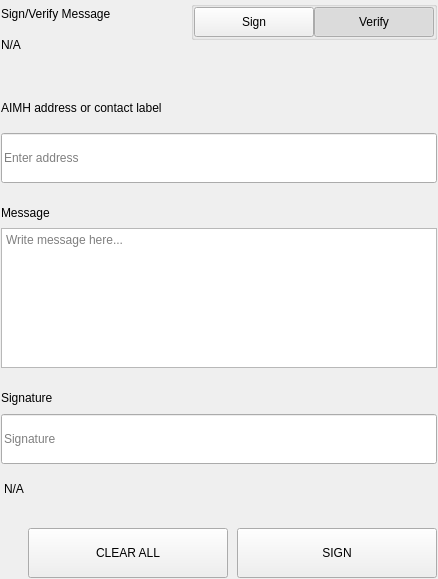
<?xml version="1.0" encoding="UTF-8"?>
<ui version="4.0">
 <class>SettingsSignMessageWidgets</class>
 <widget class="QWidget" name="SettingsSignMessageWidgets">
  <property name="geometry">
   <rect>
    <x>0</x>
    <y>0</y>
    <width>438</width>
    <height>579</height>
   </rect>
  </property>
  <property name="windowTitle">
   <string>Form</string>
  </property>
  <layout class="QVBoxLayout" name="verticalLayout">
   <property name="spacing">
    <number>0</number>
   </property>
   <property name="leftMargin">
    <number>0</number>
   </property>
   <property name="topMargin">
    <number>0</number>
   </property>
   <property name="rightMargin">
    <number>0</number>
   </property>
   <property name="bottomMargin">
    <number>0</number>
   </property>
   <item>
    <widget class="QWidget" name="left" native="true">
     <layout class="QVBoxLayout" name="verticalLayout_3">
      <property name="leftMargin">
       <number>0</number>
      </property>
      <property name="topMargin">
       <number>0</number>
      </property>
      <property name="rightMargin">
       <number>0</number>
      </property>
      <property name="bottomMargin">
       <number>0</number>
      </property>
      <item>
       <widget class="QWidget" name="container_sign" native="true">
        <layout class="QVBoxLayout" name="verticalLayout_2">
         <property name="spacing">
          <number>0</number>
         </property>
         <property name="leftMargin">
          <number>1</number>
         </property>
         <property name="topMargin">
          <number>1</number>
         </property>
         <property name="rightMargin">
          <number>1</number>
         </property>
         <property name="bottomMargin">
          <number>1</number>
         </property>
         <item>
          <layout class="QHBoxLayout" name="horizontalLayout_3" stretch="3,1">
           <property name="spacing">
            <number>40</number>
           </property>
           <item>
            <layout class="QVBoxLayout" name="verticalLayoutTitle">
             <property name="spacing">
              <number>5</number>
             </property>
             <item>
              <widget class="QLabel" name="labelTitle">
               <property name="text">
                <string>Sign/Verify Message</string>
               </property>
              </widget>
             </item>
             <item>
              <widget class="QLabel" name="labelSubtitle1">
               <property name="text">
                <string notr="true">N/A</string>
               </property>
               <property name="wordWrap">
                <bool>true</bool>
               </property>
              </widget>
             </item>
            </layout>
           </item>
           <item alignment="Qt::AlignRight|Qt::AlignTop">
            <widget class="QWidget" name="containerSwitch" native="true">
             <property name="styleSheet">
              <string notr="true">#containerSwitch{
	padding-top:9px;
}</string>
             </property>
             <layout class="QVBoxLayout" name="verticalLayout_6">
              <property name="spacing">
               <number>4</number>
              </property>
              <property name="leftMargin">
               <number>0</number>
              </property>
              <property name="topMargin">
               <number>0</number>
              </property>
              <property name="rightMargin">
               <number>0</number>
              </property>
              <property name="bottomMargin">
               <number>0</number>
              </property>
              <item alignment="Qt::AlignRight">
               <widget class="QGroupBox" name="groupBox">
                <property name="sizePolicy">
                 <sizepolicy hsizetype="Fixed" vsizetype="Preferred">
                  <horstretch>0</horstretch>
                  <verstretch>0</verstretch>
                 </sizepolicy>
                </property>
                <property name="title">
                 <string/>
                </property>
                <property name="alignment">
                 <set>Qt::AlignRight|Qt::AlignTop|Qt::AlignTrailing</set>
                </property>
                <layout class="QHBoxLayout" name="horizontalLayout_4">
                 <property name="spacing">
                  <number>0</number>
                 </property>
                 <property name="leftMargin">
                  <number>0</number>
                 </property>
                 <property name="topMargin">
                  <number>0</number>
                 </property>
                 <property name="rightMargin">
                  <number>0</number>
                 </property>
                 <property name="bottomMargin">
                  <number>0</number>
                 </property>
                 <item>
                  <widget class="QPushButton" name="pushSign">
                   <property name="minimumSize">
                    <size>
                     <width>120</width>
                     <height>30</height>
                    </size>
                   </property>
                   <property name="maximumSize">
                    <size>
                     <width>120</width>
                     <height>30</height>
                    </size>
                   </property>
                   <property name="focusPolicy">
                    <enum>Qt::NoFocus</enum>
                   </property>
                   <property name="text">
                    <string>Sign</string>
                   </property>
                   <property name="checkable">
                    <bool>true</bool>
                   </property>
                   <property name="autoExclusive">
                    <bool>true</bool>
                   </property>
                  </widget>
                 </item>
                 <item>
                  <widget class="QPushButton" name="pushVerify">
                   <property name="minimumSize">
                    <size>
                     <width>120</width>
                     <height>30</height>
                    </size>
                   </property>
                   <property name="maximumSize">
                    <size>
                     <width>120</width>
                     <height>30</height>
                    </size>
                   </property>
                   <property name="focusPolicy">
                    <enum>Qt::NoFocus</enum>
                   </property>
                   <property name="text">
                    <string>Verify</string>
                   </property>
                   <property name="checkable">
                    <bool>true</bool>
                   </property>
                   <property name="checked">
                    <bool>true</bool>
                   </property>
                   <property name="autoExclusive">
                    <bool>true</bool>
                   </property>
                  </widget>
                 </item>
                </layout>
               </widget>
              </item>
              <item alignment="Qt::AlignHCenter|Qt::AlignTop">
               <widget class="QLabel" name="labelSubtitleSwitch">
                <property name="text">
                 <string/>
                </property>
                <property name="alignment">
                 <set>Qt::AlignRight|Qt::AlignTrailing|Qt::AlignVCenter</set>
                </property>
               </widget>
              </item>
             </layout>
            </widget>
           </item>
          </layout>
         </item>
         <item>
          <spacer name="verticalSpacer_2">
           <property name="orientation">
            <enum>Qt::Vertical</enum>
           </property>
           <property name="sizeType">
            <enum>QSizePolicy::Fixed</enum>
           </property>
           <property name="sizeHint" stdset="0">
            <size>
             <width>20</width>
             <height>40</height>
            </size>
           </property>
          </spacer>
         </item>
         <item>
          <widget class="QWidget" name="containerAddress" native="true">
           <property name="sizePolicy">
            <sizepolicy hsizetype="Preferred" vsizetype="Fixed">
             <horstretch>0</horstretch>
             <verstretch>0</verstretch>
            </sizepolicy>
           </property>
           <layout class="QVBoxLayout" name="verticalLayout_5" stretch="0,0">
            <property name="spacing">
             <number>15</number>
            </property>
            <property name="leftMargin">
             <number>0</number>
            </property>
            <property name="topMargin">
             <number>0</number>
            </property>
            <property name="rightMargin">
             <number>0</number>
            </property>
            <property name="bottomMargin">
             <number>0</number>
            </property>
            <item>
             <widget class="QLabel" name="labelSubtitleAddress">
              <property name="minimumSize">
               <size>
                <width>0</width>
                <height>20</height>
               </size>
              </property>
              <property name="maximumSize">
               <size>
                <width>16777215</width>
                <height>20</height>
               </size>
              </property>
              <property name="text">
               <string>AIMH address or contact label</string>
              </property>
             </widget>
            </item>
            <item>
             <widget class="QLineEdit" name="addressIn_SM">
              <property name="minimumSize">
               <size>
                <width>0</width>
                <height>50</height>
               </size>
              </property>
              <property name="maximumSize">
               <size>
                <width>16777215</width>
                <height>50</height>
               </size>
              </property>
              <property name="placeholderText">
               <string>Enter address</string>
              </property>
             </widget>
            </item>
           </layout>
          </widget>
         </item>
         <item>
          <spacer name="verticalSpacer_3">
           <property name="orientation">
            <enum>Qt::Vertical</enum>
           </property>
           <property name="sizeType">
            <enum>QSizePolicy::Fixed</enum>
           </property>
           <property name="sizeHint" stdset="0">
            <size>
             <width>20</width>
             <height>20</height>
            </size>
           </property>
          </spacer>
         </item>
         <item>
          <layout class="QVBoxLayout" name="verticalLayout_9">
           <property name="spacing">
            <number>5</number>
           </property>
           <item>
            <widget class="QLabel" name="labelSubtitleMessage">
             <property name="minimumSize">
              <size>
               <width>0</width>
               <height>20</height>
              </size>
             </property>
             <property name="maximumSize">
              <size>
               <width>16777215</width>
               <height>20</height>
              </size>
             </property>
             <property name="text">
              <string>Message</string>
             </property>
            </widget>
           </item>
           <item>
            <widget class="QPlainTextEdit" name="messageIn_SM">
             <property name="minimumSize">
              <size>
               <width>0</width>
               <height>140</height>
              </size>
             </property>
             <property name="maximumSize">
              <size>
               <width>16777215</width>
               <height>140</height>
              </size>
             </property>
             <property name="placeholderText">
              <string>Write message here...</string>
             </property>
            </widget>
           </item>
          </layout>
         </item>
         <item>
          <spacer name="verticalSpacer_4">
           <property name="orientation">
            <enum>Qt::Vertical</enum>
           </property>
           <property name="sizeType">
            <enum>QSizePolicy::Fixed</enum>
           </property>
           <property name="sizeHint" stdset="0">
            <size>
             <width>20</width>
             <height>20</height>
            </size>
           </property>
          </spacer>
         </item>
         <item>
          <widget class="QWidget" name="widget" native="true">
           <property name="minimumSize">
            <size>
             <width>0</width>
             <height>75</height>
            </size>
           </property>
           <property name="maximumSize">
            <size>
             <width>16777215</width>
             <height>16777215</height>
            </size>
           </property>
           <layout class="QVBoxLayout" name="verticalLayout_4">
            <property name="leftMargin">
             <number>0</number>
            </property>
            <property name="topMargin">
             <number>0</number>
            </property>
            <property name="rightMargin">
             <number>0</number>
            </property>
            <property name="bottomMargin">
             <number>0</number>
            </property>
            <item>
             <widget class="QLabel" name="labelSubtitleSignature">
              <property name="minimumSize">
               <size>
                <width>0</width>
                <height>20</height>
               </size>
              </property>
              <property name="maximumSize">
               <size>
                <width>16777215</width>
                <height>20</height>
               </size>
              </property>
              <property name="text">
               <string>Signature</string>
              </property>
             </widget>
            </item>
            <item>
             <widget class="QLineEdit" name="signatureOut_SM">
              <property name="minimumSize">
               <size>
                <width>0</width>
                <height>50</height>
               </size>
              </property>
              <property name="placeholderText">
               <string>Signature</string>
              </property>
             </widget>
            </item>
           </layout>
          </widget>
         </item>
         <item>
          <widget class="QLabel" name="statusLabel_SM">
           <property name="styleSheet">
            <string notr="true">padding-top:5px;</string>
           </property>
           <property name="text">
            <string notr="true">N/A</string>
           </property>
          </widget>
         </item>
         <item>
          <spacer name="verticalSpacer">
           <property name="orientation">
            <enum>Qt::Vertical</enum>
           </property>
           <property name="sizeType">
            <enum>QSizePolicy::Fixed</enum>
           </property>
           <property name="sizeHint" stdset="0">
            <size>
             <width>20</width>
             <height>20</height>
            </size>
           </property>
          </spacer>
         </item>
         <item>
          <layout class="QHBoxLayout" name="horizontalLayout_7">
           <property name="spacing">
            <number>9</number>
           </property>
           <item>
            <spacer name="horizontalSpacer_5">
             <property name="orientation">
              <enum>Qt::Horizontal</enum>
             </property>
             <property name="sizeType">
              <enum>QSizePolicy::Expanding</enum>
             </property>
             <property name="sizeHint" stdset="0">
              <size>
               <width>40</width>
               <height>20</height>
              </size>
             </property>
            </spacer>
           </item>
           <item>
            <widget class="QPushButton" name="pushButtonClear">
             <property name="minimumSize">
              <size>
               <width>200</width>
               <height>50</height>
              </size>
             </property>
             <property name="focusPolicy">
              <enum>Qt::NoFocus</enum>
             </property>
             <property name="text">
              <string>CLEAR ALL</string>
             </property>
            </widget>
           </item>
           <item>
            <widget class="QPushButton" name="pushButtonSave">
             <property name="minimumSize">
              <size>
               <width>200</width>
               <height>50</height>
              </size>
             </property>
             <property name="maximumSize">
              <size>
               <width>200</width>
               <height>50</height>
              </size>
             </property>
             <property name="focusPolicy">
              <enum>Qt::NoFocus</enum>
             </property>
             <property name="text">
              <string>SIGN</string>
             </property>
            </widget>
           </item>
          </layout>
         </item>
        </layout>
       </widget>
      </item>
     </layout>
    </widget>
   </item>
  </layout>
 </widget>
 <resources/>
 <connections/>
</ui>
